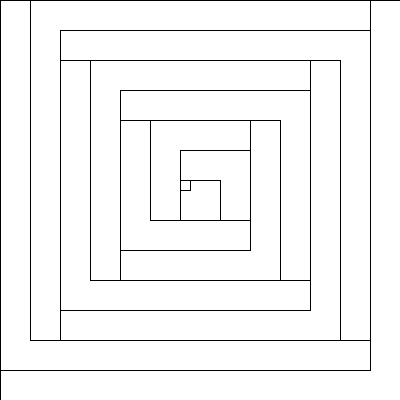
Frame 1 (no input)
Frame 60 (the mouse pressed at the canvas centre just before this capture): identical to frame 1, image omitted
Frame 120 (the mouse held since frame 60 and released just before this capture): identical to frame 1, image omitted

The Processing sketch that drew this single still picture (run headless with seeded random() and noise(); from frame 60 on, the mouse is pressed at the canvas centre):

// Processing sketch: func_recursion
// ── func_recursion.pde
void setup(){
  size(400,400);
}

void draw(){
  dibujarCuadrado(0, 0, width, height, 0);
}

void dibujarCuadrado(int posX, int posY, int ancho, int alto, int nivel){
  int dist = 30;
  if(ancho > 0){
    rect(posX, posY, ancho, alto);
    
    if(nivel == 1){
      posX = posX + dist;
    }else if(nivel == 2){
      posX = posX + dist;
      posY = posY + dist;
    }else if(nivel == 3){
      posY = posY + dist;
    }
    nivel++;
    if(nivel == 4){
      nivel = 0;
    }
    dibujarCuadrado(posX, posY, ancho - dist, alto - dist, nivel);
  }
}
